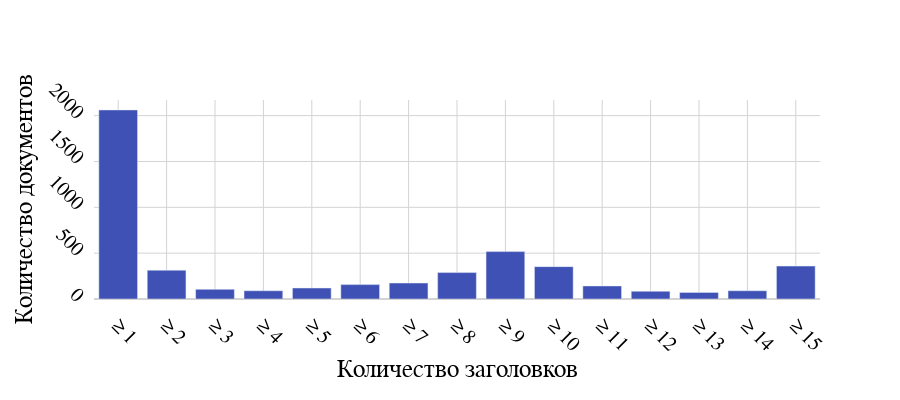

Notebook cell for this chart:
### Code cell
import plotly.graph_objects as go

from src.utils import make_hist3
from config import COLORS_D


bars, min_, step = make_hist3([stat['headings'] for stat in unique_stats], *H1)

fig = go.Figure()

fig.add_bar(
    x=[*[f'≥ {(i * step) + 1}' for i in range(len(bars) - 1)], f'≥ {(len(bars) - 1) * step + 1}'], y=bars,
    showlegend=False)

fig.update_layout(
    **LAYOUT,
    colorway=[COLORS_D[4]])

fig.update_xaxes(
    title=dict(
        font=dict(family='Times New Roman', size=25, color='black'),
        text='Количество заголовков'), 
    **AXIS)

fig.update_yaxes(
    title=dict(
        font=dict(family='Times New Roman', size=25, color='black'),
        text='Количество документов'), 
    **AXIS)

fig

### Figure 1 — Plotly figure (JSON) as saved in the notebook; plotly's stock layout.template omitted (floating-point values rounded to 4 significant figures)
{"data": [{"showlegend": false, "type": "bar", "x": ["≥ 1", "≥ 2", "≥ 3", "≥ 4", "≥ 5", "≥ 6", "≥ 7", "≥ 8", "≥ 9", "≥ 10", "≥ 11", "≥ 12", "≥ 13", "≥ 14", "≥ 15"], "y": [2062, 314, 105, 90, 120, 157, 174, 288, 517, 353, 142, 84, 72, 90, 359]}], "layout": {"colorway": ["rgba(63, 81, 181, 1.0)"], "font": {"color": "black", "family": "Times New Roman", "size": 20}, "height": 400, "margin": {"pad": 10}, "plot_bgcolor": "rgba(0, 0, 0, 0)", "width": 900, "xaxis": {"gridcolor": "lightgrey", "showgrid": true, "tickangle": 45, "tickformat": "000", "ticklen": 10, "title": {"font": {"color": "black", "family": "Times New Roman", "size": 25}, "text": "Количество заголовков"}, "zerolinecolor": "lightgrey"}, "yaxis": {"gridcolor": "lightgrey", "showgrid": true, "tickangle": 45, "tickformat": "000", "ticklen": 10, "title": {"font": {"color": "black", "family": "Times New Roman", "size": 25}, "text": "Количество документов"}, "zerolinecolor": "lightgrey"}}}
